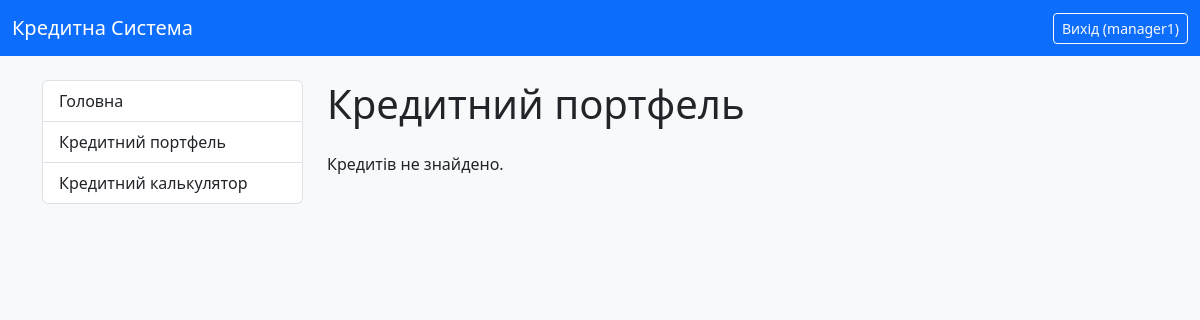
Before: /all-credits/ (signed in) with the older database file.
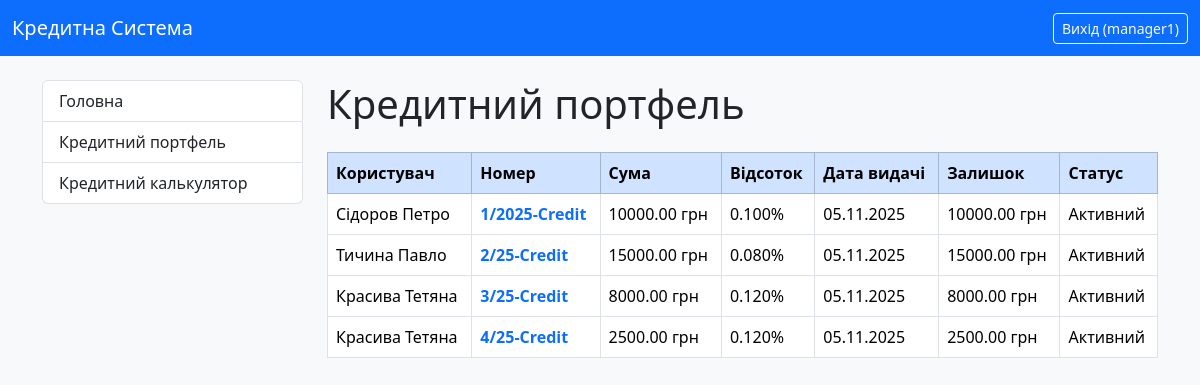
After: the same page with the newer database file.
### credit_system/models.py (models this page shows, shortened)
class CustomUser(AbstractUser):
    ROLE_CHOICES = (
        ('admin', 'Адмін'),
        ('manager', 'Менеджер'),
        ('client', 'Клієнт'),
    )
    role = models.CharField(
        max_length=10,
        choices=ROLE_CHOICES,
        default='client',
        verbose_name="Роль користувача"
    )
    middle_name = models.CharField(max_length=100, verbose_name="По батькові", blank=True)
    IPN = models.CharField(
        max_length=10,
        unique=True,
        verbose_name="ІПН",
        validators=[numeric_validator],
        null=True,
        blank=True
    )
    phone_number = models.CharField(max_length=20, verbose_name="Номер телефону", blank=True)
    address = models.CharField(max_length=255, verbose_name="Адреса", blank=True)
    date_of_birth = models.DateField(verbose_name="Дата народження", null=True, blank=True)
    @property
    def is_manager(self):
        return self.role == 'manager' or self.is_superuser
    class Meta:
        verbose_name = "Користувач"
        verbose_name_plural = "Користувачі"

class Credit(models.Model):
    user = models.ForeignKey(CustomUser, on_delete=models.CASCADE, related_name='credits', verbose_name="Користувач")
    number = models.CharField(max_length=100, verbose_name="Номер кредиту", blank=True)
    summa_credit = models.DecimalField(max_digits=10, decimal_places=2, verbose_name="Сума кредиту")
    percent = models.DecimalField(max_digits=5, decimal_places=3, verbose_name="Добова відсоткова ставка (%)")
    start_date = models.DateField(verbose_name="Дата видачі")
    srok_months = models.IntegerField(verbose_name="Термін кредиту (місяці)")
    day_of_pay = models.IntegerField(
        verbose_name="Плановий день оплати",
        help_text="День місяця (від 1 до 28).",
        default=15
    )
    purpose = models.CharField(max_length=255, verbose_name="Ціль кредиту", blank=True)
    note = models.TextField(verbose_name="Примітка", blank=True)
    ostatok = models.DecimalField(max_digits=10, decimal_places=2, verbose_name="Залишок кредиту")
    closed = models.BooleanField(default=False, verbose_name="Кредит закрит")
    class Meta:
        verbose_name = "Кредит"
        verbose_name_plural = "Кредити"

### credit_system/views.py (the view)
# urls.py: path('all-credits/', AllCreditsView.as_view(), name='all_credits_list'),
class AllCreditsView(LoginRequiredMixin, ListView):
    model = Credit
    template_name = 'credit_system/all_credits.html'
    context_object_name = 'credits'
    def get_queryset(self):
        user = self.request.user
        if user.is_superuser or user.is_manager:
            return Credit.objects.all().order_by('closed', '-start_date')
        return Credit.objects.filter(user=user)

### credit_system/templates/credit_system/all_credits.html
{% extends "credit_system/base.html" %}
{% block page_title %}Кредитний портфель{% endblock %}
{% block content %}
    {% if credits %}
        <table class="table table-bordered table-hover">
            <thead class="table-primary">
                <tr>
                    <th>Користувач</th>
                    <th>Номер</th>
                    <th>Сума</th>
                    <th>Відсоток</th>
                    <th>Дата видачі</th>
                    <th>Залишок</th>
                    <th>Статус</th>
                </tr>
            </thead>
            <tbody>
                {% for credit in credits %}
                    <tr>
                        <td>{{ credit.user.last_name }} {{ credit.user.first_name }}</td>
                        <td>
                            <a href="{% url 'credit_detail' credit.pk %}" class="text-decoration-none fw-bold text-primary">
                                {{ credit.number }}
                            </a>
                        </td>
                        <td>{{ credit.summa_credit }} грн</td>
                        <td>{{ credit.percent }}%</td>
                        <td>{{ credit.start_date|date:"d.m.Y" }}</td>
                        <td>{{ credit.ostatok }} грн</td>
                        <td>
                        {% if credit.closed %}
                            <span>Закритий</span>
                        {% else %}
                            <span>Активний</span>
                        {% endif %}
                        </td>
                    </tr>
                {% endfor %}
            </tbody>
        </table>
    {% else %}
        <p>Кредитів не знайдено.</p>
    {% endif %}
{% endblock %}

### credit_system/templates/credit_system/base.html (shortened to what this page needs)
{% load static %}
<!DOCTYPE html>
<html lang="uk">
<head>
    <link href="https://cdn.jsdelivr.net/npm/bootstrap@5.3.3/dist/css/bootstrap.min.css" rel="stylesheet">
    <link rel="stylesheet" href="{% static 'credit_system/style.css' %}">
</head>
<body class="bg-light">
<nav class="navbar navbar-expand-lg navbar-dark bg-primary">
  <div class="container-fluid">
    <a class="navbar-brand" href="{% url 'index' %}">Кредитна Система</a>
    <div class="d-flex">
      {% if user.is_authenticated %}
        <form method="post" action="{% url 'logout' %}" class="d-inline">
          <button type="submit" class="btn btn-outline-light btn-sm">
            Вихід ({{ user.username }})
          </button>
        </form>
      {% else %}
        <a href="{% url 'login' %}" class="btn btn-outline-light btn-sm">Вхід</a>
      {% endif %}
    </div>
  </div>
</nav>
<div class="container mt-4">
  <div class="row">
    <div class="col-lg-3 mb-3">
      <div class="list-group">
        <a href="{% url 'index' %}" class="list-group-item list-group-item-action">
          Головна
        </a>
        {% if user.is_authenticated %}
            {% if user.is_superuser or user.is_manager %}
                <a href="{% url 'all_credits_list' %}" class="list-group-item list-group-item-action">
                    Кредитний портфель
                </a>
            {% elif user.is_client %}
                <a href="{% url 'user_credits_list' %}" class="list-group-item list-group-item-action">
                    Мої кредити
                </a>
            {% endif %}
        {% endif %}
        <a href="#" class="list-group-item list-group-item-action">
          Кредитний калькулятор
        </a>
      </div>
    </div>
    <div class="col-lg-9">
      <h1 class="mb-4">{% block page_title %}{% endblock %}</h1>
      {% block content %}{% endblock %}
    </div>
  </div>
</div>
</body>
</html>

### credit_system/static/credit_system/style.css (style rules this page uses)
body { background-color: #f8f9fa; }

Changed rows visible on the page:
added Credit: user.last_name "Сідоров", user.first_name "Петро", number "1/2025-Credit", summa_credit "10000.00", percent "0.100", start_date "05.11.2025", ostatok "10000.00", closed "Активний"
added Credit: user.last_name "Тичина", user.first_name "Павло", number "2/25-Credit", summa_credit "15000.00", percent "0.080", start_date "05.11.2025", ostatok "15000.00", closed "Активний"
added Credit: user.last_name "Красива", user.first_name "Тетяна", number "3/25-Credit", summa_credit "8000.00", percent "0.120", start_date "05.11.2025", ostatok "8000.00", closed "Активний"
added Credit: user.last_name "Красива", user.first_name "Тетяна", number "4/25-Credit", summa_credit "2500.00", percent "0.120", start_date "05.11.2025", ostatok "2500.00", closed "Активний"
Other visible differences:
text no longer shown: "Кредитів не знайдено."
text now shown: "Користувач Номер Сума Відсоток Дата видачі Залишок Статус"
